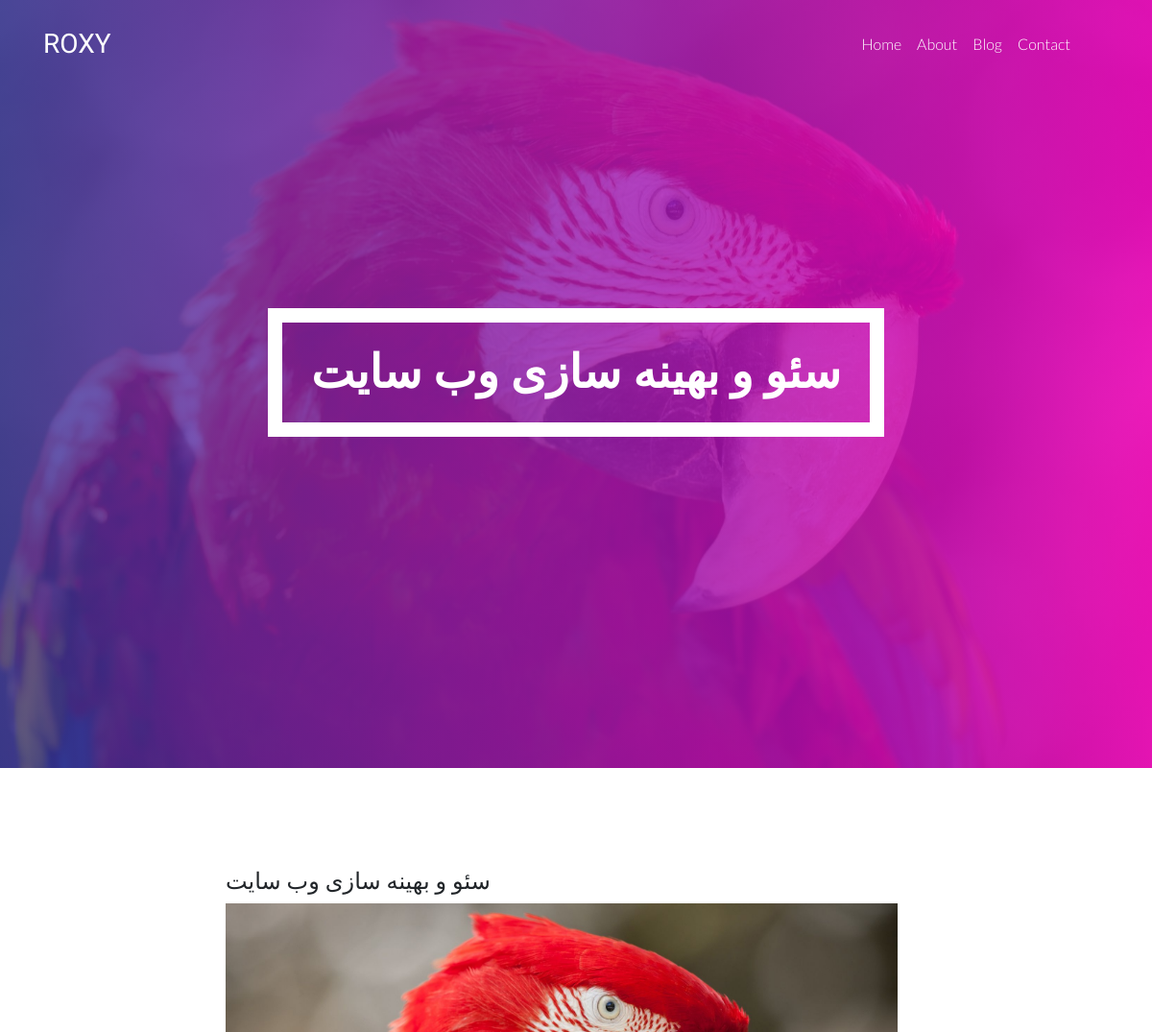
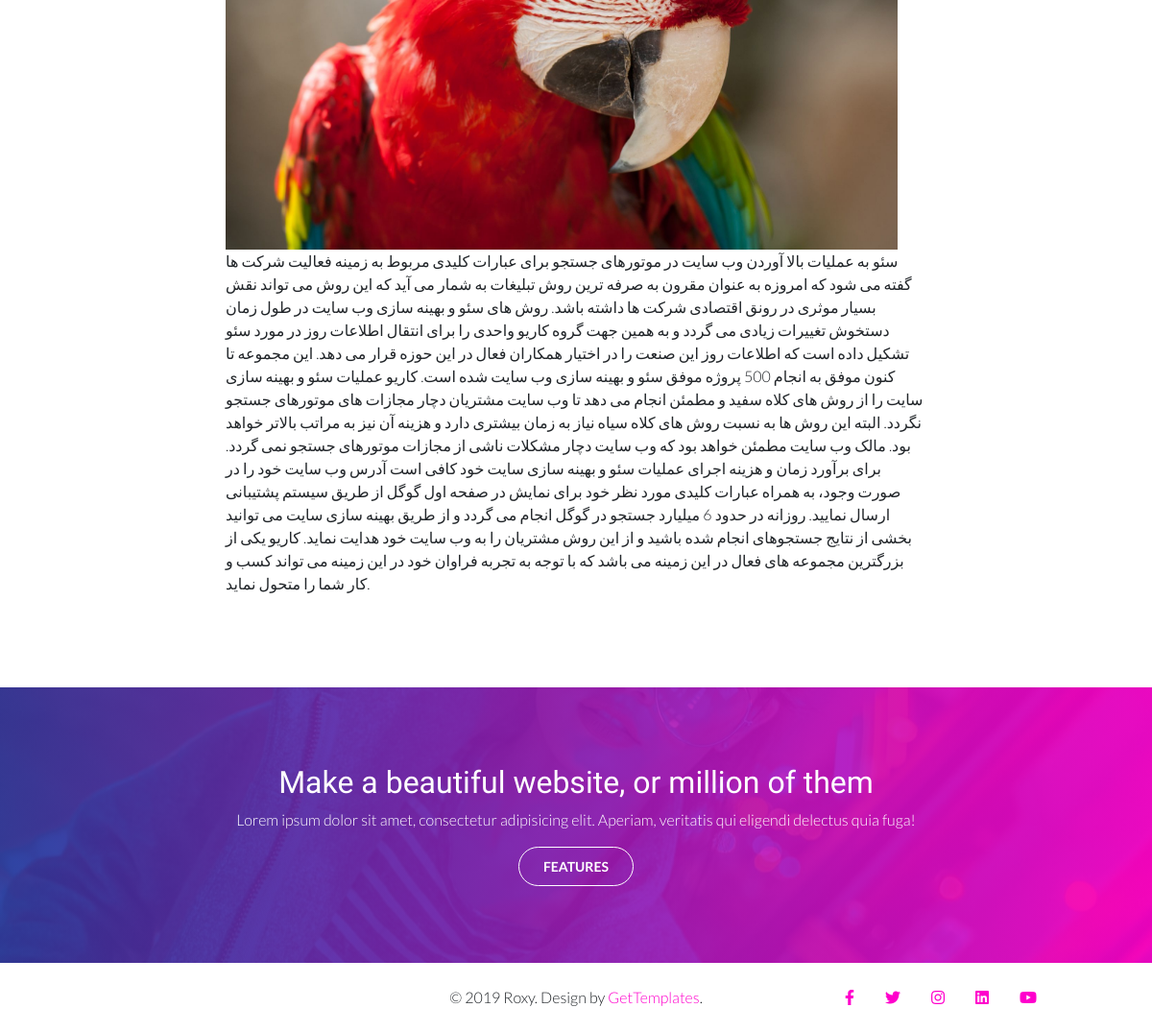
Screenshot of /Seo with the database file from the repository (2 pictures, top to bottom).
### blog/models.py (models this page shows, shortened)
class Article(models.Model):
    STATUS_CHOICES = (
        ("d", "پیش نویس"),
        ("p", "منتشر شده")
    )
    title = models.CharField(max_length = 200, verbose_name="عنوان")
    slug = models.SlugField(max_length=200, unique=True, verbose_name="آدرس")
    category = models.ManyToManyField(Category, verbose_name="دسته بندی" , related_name="articles")
    description = models.TextField(verbose_name="توضیحات")
    thumbnail =  models.ImageField(upload_to="images", verbose_name="تصویر")
    publish = models.DateTimeField(default= timezone.now, verbose_name="زمان انشتار")
    created = models.DateTimeField(auto_now_add=True)
    updated = models.DateTimeField(auto_now=True)
    status = models.CharField(max_length=1,choices=STATUS_CHOICES, verbose_name="وضعیت نمایش")
    class Meta:
        verbose_name = "محتوا"
        verbose_name_plural = "محتوا ها"
        ordering = ["-publish"]
    def jpublish(self):
        return jalali_converter(self.publish)
    jpublish.short_description = "زمان انتشار"
    objects = ArticleManager()

### blog/views.py (the view)
# urls.py: path('<slug:slug>',detailBlog, name="detailBlog"),
def detailBlog(request,slug):
    context = {
        'article': get_object_or_404(Article.objects.published(), slug=slug)
    }
    return render(request, 'blog/single.html', context)

### blog/models.py (called while the page is built)
    def published(self):
        return self.filter(status="p")

### blog/templates/blog/single.html (shortened to what this page needs)
<!DOCTYPE html>
<html lang="en">
<head>
    <link rel="stylesheet" href="static/blog/vendor/bootstrap/bootstrap.min.css">
    <link rel="stylesheet" href="static/blog/vendor/select2/select2.min.css">
    <link rel="stylesheet" href="static/blog/vendor/owlcarousel/owl.carousel.min.css">
    <link rel="stylesheet" href="static/blog/vendor/lightcase/lightcase.css">
     <link rel="stylesheet" href="https://unpkg.com/aos@next/dist/aos.css" />
    <link rel="stylesheet" href="static/blog/css/style.min.css">
    <link rel="stylesheet" href="https://cdn.linearicons.com/free/1.0.0/icon-font.min.css">
    <link rel="stylesheet" href="https://use.fontawesome.com/releases/v5.8.1/css/all.css">
</head>
<body data-spy="scroll" data-target="#navbar" class="static-layout">
	<nav id="header-navbar" class="navbar navbar-expand-lg py-4">
    <div class="container">
        <a class="navbar-brand d-flex align-items-center text-white" href="/">
            <h3 class="font-weight-bolder mb-0">ROXY</h3>
        </a>
        <div class="collapse navbar-collapse" id="navbar-nav-header">
            <ul class="navbar-nav ml-auto">
                <li class="nav-item">
                    <a class="nav-link" href="/">Home</a>
                </li>
                <li class="nav-item">
                    <a class="nav-link" href="about.html">About</a>
                </li>
                <li class="nav-item">
                    <a class="nav-link" href="blog.html">Blog</a>
                </li>
                <li class="nav-item">
                    <a class="nav-link" href="contact.html">Contact</a>
                </li>
                <li class="nav-item">
                    <a id="side-search-open" class="nav-link" href="#">
                    </a>
                </li>
                 <li class="nav-item only-desktop">
                    <a class="nav-link" id="side-nav-open" href="#">
                    </a>
                </li>
            </ul>
        </div>
    </div>
</nav>
	<div class="jumbotron jumbotron-single d-flex align-items-center" style="background-image: url({{ article.thumbnail.url }})">
  <div class="container text-center">
    <h1 class="display-2 mb-4">{{ article.title }}</h1>
  </div>
</div>
<section id="single-content" class="bg-white">
    <div class="container">
        <div class="section-content blog-content">
            <div class="row">
                <div class="col-md-8 offset-md-2 mt-4">
                    <h4>{{ article.title }}</h4>
                    <img class="float-center" width="700px" src="{{ article.thumbnail.url }}" alt="{{ article.title }}">
                    <p>{{ article.description }}</p>
                </div>
            </div>
        </div>
    </div>
</section>
<section id="cta" class="bg-fixed overlay" style="background-image: url(static/blog/img/bg.jpg);">
    <div class="container">
        <div class="section-content" data-aos="fade-up">
            <div class="row">
                <div class="col-md-12 text-center">
                    <h2 class="mb-2">Make a beautiful website, or million of them</h2>
                    <p>Lorem ipsum dolor sit amet, consectetur adipisicing elit. Aperiam, veritatis qui eligendi delectus quia fuga!</p>
                    <a class="btn btn-outline-primary btn-lg">FEATURES</a>
                </div>
            </div>
        </div>
    </div>
</section>
<footer class="mastfoot my-3">
    <div class="inner container">
         <div class="row">
         	<div class="col-lg-4 col-md-12 d-flex align-items-center">
         	</div>
         	<div class="col-lg-4 col-md-12 d-flex align-items-center">
         		<p class="mx-auto text-center mb-0">&copy; 2019 Roxy. Design by <a href="https://gettemplates.co" target="_blank">GetTemplates</a>.</p>
         	</div>
            <div class="col-lg-4 col-md-12">
            	<nav class="nav nav-mastfoot justify-content-center">
	                <a class="nav-link" href="#">
	                	<i class="fab fa-facebook-f"></i>
	                </a>
	                <a class="nav-link" href="#">
	                	<i class="fab fa-twitter"></i>
	                </a>
	                <a class="nav-link" href="#">
	                	<i class="fab fa-instagram"></i>
	                </a>
	                <a class="nav-link" href="#">
	                	<i class="fab fa-linkedin"></i>
	                </a>
	                <a class="nav-link" href="#">
	                	<i class="fab fa-youtube"></i>
	                </a>
	            </nav>
            </div>
        </div>
    </div>
</footer>
</body>
</html>

### rows the page displays
Article: thumbnail (picture), title "سئو و بهینه سازی وب سایت", description "سئو به عملیات بالا آوردن وب سایت در موتورهای جستجو برای عبارات کلیدی مربوط به زمینه فعالیت شرکت ها گفته می شود که امروزه به عنوان مقرون به صرفه ترین روش تبلیغات به شمار می آید که این روش می تواند نقش بسیار موثری در رونق اقتصادی شرکت ها داشته باشد. روش های سئو و بهینه سازی وب سایت در طول زمان دستخوش تغییرات زیادی می گردد و به همین جهت گروه کاریو واحدی را برای انتقال اطلاعات روز در مورد سئو تشکیل داده است که اطلاعات روز این صنعت را در اختیار همکاران فعال در این حوزه قرار می دهد. این مجموعه تا کنون موفق به انجام 500 پروژه موفق سئو و بهینه سازی وب سایت شده است. کاریو عملیات سئو و بهینه سازی سایت را از روش های کلاه سفید و مطمئن انجام می دهد تا وب سایت مشتریان دچار مجازات های موتورهای جستجو…"
